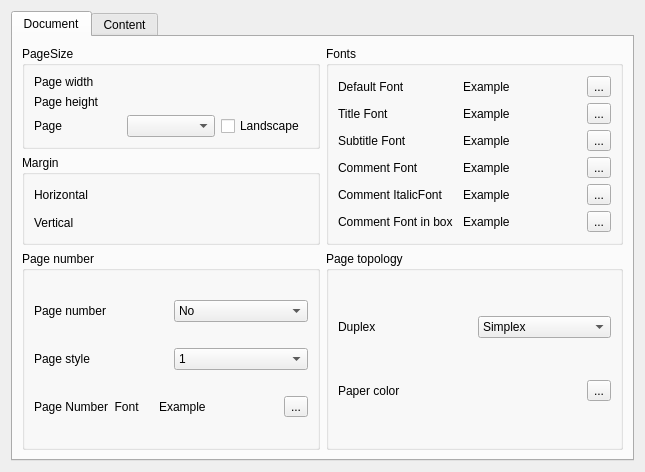
<?xml version="1.0" encoding="UTF-8"?>
<ui version="4.0">
 <class>FormConfig</class>
 <widget class="QWidget" name="FormConfig">
  <property name="geometry">
   <rect>
    <x>0</x>
    <y>0</y>
    <width>645</width>
    <height>472</height>
   </rect>
  </property>
  <property name="windowTitle">
   <string>Form</string>
  </property>
  <layout class="QVBoxLayout" name="verticalLayout_6">
   <item>
    <widget class="QTabWidget" name="tabWidget">
     <property name="tabPosition">
      <enum>QTabWidget::North</enum>
     </property>
     <property name="currentIndex">
      <number>0</number>
     </property>
     <widget class="QWidget" name="tab">
      <attribute name="title">
       <string>Document</string>
      </attribute>
      <layout class="QHBoxLayout" name="horizontalLayout_35">
       <item>
        <layout class="QVBoxLayout" name="verticalLayout_20">
         <item>
          <layout class="QHBoxLayout" name="horizontalLayout_20">
           <item>
            <layout class="QVBoxLayout" name="verticalLayout_18">
             <item>
              <widget class="QGroupBox" name="groupBoxPageSize">
               <property name="title">
                <string>PageSize</string>
               </property>
               <layout class="QVBoxLayout" name="verticalLayout_17">
                <item>
                 <layout class="QVBoxLayout" name="verticalLayout_4">
                  <item>
                   <layout class="QHBoxLayout" name="horizontalLayout_18">
                    <item>
                     <widget class="QLabel" name="labelPageWidth">
                      <property name="text">
                       <string>Page width</string>
                      </property>
                     </widget>
                    </item>
                    <item>
                     <widget class="SpinBoxUnit" name="spuPageWidth" native="true"/>
                    </item>
                   </layout>
                  </item>
                  <item>
                   <layout class="QHBoxLayout" name="horizontalLayout_19">
                    <item>
                     <widget class="QLabel" name="labelPageHeight">
                      <property name="text">
                       <string>Page height</string>
                      </property>
                     </widget>
                    </item>
                    <item>
                     <widget class="SpinBoxUnit" name="spuPageHeight" native="true"/>
                    </item>
                   </layout>
                  </item>
                  <item>
                   <layout class="QHBoxLayout" name="horizontalLayout_21">
                    <item>
                     <widget class="QLabel" name="labelPageDimension">
                      <property name="text">
                       <string>Page</string>
                      </property>
                     </widget>
                    </item>
                    <item>
                     <widget class="PageSize" name="comboBoxMediaBox"/>
                    </item>
                    <item>
                     <widget class="QCheckBox" name="checkBoxLandscape">
                      <property name="text">
                       <string>Landscape</string>
                      </property>
                     </widget>
                    </item>
                   </layout>
                  </item>
                 </layout>
                </item>
               </layout>
              </widget>
             </item>
             <item>
              <widget class="QGroupBox" name="groupBoxMargin">
               <property name="title">
                <string>Margin</string>
               </property>
               <layout class="QVBoxLayout" name="verticalLayout_15">
                <item>
                 <layout class="QVBoxLayout" name="verticalLayout_9">
                  <item>
                   <layout class="QHBoxLayout" name="horizontalLayout_16">
                    <item>
                     <widget class="QLabel" name="labelMarginHorizontal">
                      <property name="text">
                       <string>Horizontal </string>
                      </property>
                     </widget>
                    </item>
                    <item>
                     <widget class="SpinBoxUnit" name="spuHorizontalMargin" native="true"/>
                    </item>
                   </layout>
                  </item>
                  <item>
                   <layout class="QHBoxLayout" name="horizontalLayout_17">
                    <item>
                     <widget class="QLabel" name="labelMarginVertical">
                      <property name="text">
                       <string>Vertical</string>
                      </property>
                     </widget>
                    </item>
                    <item>
                     <widget class="SpinBoxUnit" name="spuVerticalMargin" native="true"/>
                    </item>
                   </layout>
                  </item>
                 </layout>
                </item>
               </layout>
              </widget>
             </item>
            </layout>
           </item>
           <item>
            <widget class="QGroupBox" name="groupBoxMiscellaneous">
             <property name="title">
              <string>Fonts</string>
             </property>
             <layout class="QVBoxLayout" name="verticalLayout_19">
              <item>
               <layout class="QVBoxLayout" name="verticalLayout_10">
                <item>
                 <layout class="QHBoxLayout" name="horizontalLayout_6">
                  <item>
                   <widget class="QLabel" name="labelNormalFont">
                    <property name="text">
                     <string>Default Font</string>
                    </property>
                   </widget>
                  </item>
                  <item>
                   <widget class="ExampleLabel" name="labelNormalFontExample">
                    <property name="text">
                     <string>Example</string>
                    </property>
                   </widget>
                  </item>
                  <item>
                   <widget class="FontButton" name="toolButtonNormalFont">
                    <property name="text">
                     <string>...</string>
                    </property>
                   </widget>
                  </item>
                 </layout>
                </item>
                <item>
                 <layout class="QHBoxLayout" name="horizontalLayout_3">
                  <item>
                   <widget class="QLabel" name="labelTitleFont">
                    <property name="text">
                     <string>Title Font</string>
                    </property>
                   </widget>
                  </item>
                  <item>
                   <widget class="ExampleLabel" name="labelTitleFontExample">
                    <property name="text">
                     <string>Example</string>
                    </property>
                   </widget>
                  </item>
                  <item>
                   <widget class="FontButton" name="toolButtonTitleFont">
                    <property name="text">
                     <string>...</string>
                    </property>
                   </widget>
                  </item>
                 </layout>
                </item>
                <item>
                 <layout class="QHBoxLayout" name="horizontalLayout_28">
                  <item>
                   <widget class="QLabel" name="labelSubtitleFont">
                    <property name="text">
                     <string>Subtitle Font</string>
                    </property>
                   </widget>
                  </item>
                  <item>
                   <widget class="ExampleLabel" name="labelSubtitleFontExample">
                    <property name="text">
                     <string>Example</string>
                    </property>
                   </widget>
                  </item>
                  <item>
                   <widget class="FontButton" name="toolButtonSubtitleFont">
                    <property name="text">
                     <string>...</string>
                    </property>
                   </widget>
                  </item>
                 </layout>
                </item>
                <item>
                 <layout class="QHBoxLayout" name="horizontalLayout_4">
                  <item>
                   <widget class="QLabel" name="labelCommentFont">
                    <property name="text">
                     <string>Comment Font</string>
                    </property>
                   </widget>
                  </item>
                  <item>
                   <widget class="ExampleLabel" name="labelCommentFontExample">
                    <property name="text">
                     <string>Example</string>
                    </property>
                   </widget>
                  </item>
                  <item>
                   <widget class="FontButton" name="toolButtonCommentFont">
                    <property name="text">
                     <string>...</string>
                    </property>
                   </widget>
                  </item>
                 </layout>
                </item>
                <item>
                 <layout class="QHBoxLayout" name="horizontalLayout_34">
                  <item>
                   <widget class="QLabel" name="labelCommentItalicFont">
                    <property name="text">
                     <string>Comment ItalicFont</string>
                    </property>
                   </widget>
                  </item>
                  <item>
                   <widget class="ExampleLabel" name="labelCommentItalicFontExample">
                    <property name="text">
                     <string>Example</string>
                    </property>
                   </widget>
                  </item>
                  <item>
                   <widget class="FontButton" name="toolButtonCommentItalicFont">
                    <property name="text">
                     <string>...</string>
                    </property>
                   </widget>
                  </item>
                 </layout>
                </item>
                <item>
                 <layout class="QHBoxLayout" name="horizontalLayout_29">
                  <item>
                   <widget class="QLabel" name="labelCommentBoxFont">
                    <property name="text">
                     <string>Comment Font in box</string>
                    </property>
                   </widget>
                  </item>
                  <item>
                   <widget class="ExampleLabel" name="labelCommentFontBoxExample">
                    <property name="text">
                     <string>Example</string>
                    </property>
                   </widget>
                  </item>
                  <item>
                   <widget class="FontButton" name="toolButtonCommentBoxFont">
                    <property name="text">
                     <string>...</string>
                    </property>
                   </widget>
                  </item>
                 </layout>
                </item>
               </layout>
              </item>
             </layout>
            </widget>
           </item>
          </layout>
         </item>
         <item>
          <layout class="QHBoxLayout" name="horizontalLayout_33">
           <item>
            <widget class="QGroupBox" name="groupBoxPageNumber">
             <property name="title">
              <string>Page number</string>
             </property>
             <layout class="QHBoxLayout" name="horizontalLayout_7">
              <item>
               <layout class="QVBoxLayout" name="verticalLayout_2">
                <item>
                 <layout class="QHBoxLayout" name="horizontalLayout_26">
                  <item>
                   <widget class="QLabel" name="labelPageNumber">
                    <property name="text">
                     <string>Page number</string>
                    </property>
                   </widget>
                  </item>
                  <item>
                   <widget class="QComboBox" name="comboBoxPageNumber">
                    <item>
                     <property name="text">
                      <string>No</string>
                     </property>
                    </item>
                    <item>
                     <property name="text">
                      <string>Center</string>
                     </property>
                    </item>
                    <item>
                     <property name="text">
                      <string>Outside</string>
                     </property>
                    </item>
                   </widget>
                  </item>
                 </layout>
                </item>
                <item>
                 <layout class="QHBoxLayout" name="horizontalLayout_5">
                  <item>
                   <widget class="QLabel" name="labelPageNumberStyle">
                    <property name="text">
                     <string>Page style</string>
                    </property>
                   </widget>
                  </item>
                  <item>
                   <widget class="QComboBox" name="comboBoxPageNumberStyle">
                    <item>
                     <property name="text">
                      <string>1</string>
                     </property>
                    </item>
                    <item>
                     <property name="text">
                      <string>- 1 - </string>
                     </property>
                    </item>
                    <item>
                     <property name="text">
                      <string>1/50</string>
                     </property>
                    </item>
                    <item>
                     <property name="text">
                      <string>&lt;&lt; 1 &gt;&gt;</string>
                     </property>
                    </item>
                   </widget>
                  </item>
                 </layout>
                </item>
                <item>
                 <layout class="QHBoxLayout" name="horizontalLayout_14">
                  <item>
                   <widget class="QLabel" name="labelPageNumberFont">
                    <property name="text">
                     <string>Page Number  Font</string>
                    </property>
                   </widget>
                  </item>
                  <item>
                   <widget class="ExampleLabel" name="labelPageNumberFontExample">
                    <property name="text">
                     <string>Example</string>
                    </property>
                   </widget>
                  </item>
                  <item>
                   <widget class="FontButton" name="toolButtonPageNumberFont">
                    <property name="text">
                     <string>...</string>
                    </property>
                   </widget>
                  </item>
                 </layout>
                </item>
               </layout>
              </item>
             </layout>
            </widget>
           </item>
           <item>
            <widget class="QGroupBox" name="groupBox">
             <property name="title">
              <string>Page topology</string>
             </property>
             <layout class="QVBoxLayout" name="verticalLayout_16">
              <item>
               <layout class="QHBoxLayout" name="horizontalLayout_27">
                <item>
                 <widget class="QLabel" name="labelDuplex">
                  <property name="text">
                   <string>Duplex</string>
                  </property>
                 </widget>
                </item>
                <item>
                 <widget class="QComboBox" name="comboBoxDuplex">
                  <item>
                   <property name="text">
                    <string>Simplex</string>
                   </property>
                  </item>
                  <item>
                   <property name="text">
                    <string>Duplex</string>
                   </property>
                  </item>
                 </widget>
                </item>
               </layout>
              </item>
              <item>
               <layout class="QHBoxLayout" name="horizontalLayout_13">
                <item>
                 <widget class="QLabel" name="labelPageColor">
                  <property name="text">
                   <string>Paper color</string>
                  </property>
                 </widget>
                </item>
                <item>
                 <widget class="ColorButton" name="colorButtonPaperColor">
                  <property name="text">
                   <string>...</string>
                  </property>
                 </widget>
                </item>
               </layout>
              </item>
             </layout>
            </widget>
           </item>
          </layout>
         </item>
        </layout>
       </item>
      </layout>
     </widget>
     <widget class="QWidget" name="tab_3">
      <attribute name="title">
       <string>Content</string>
      </attribute>
      <layout class="QVBoxLayout" name="verticalLayout_13">
       <item>
        <layout class="QGridLayout" name="gridLayout_2">
         <item row="0" column="0">
          <widget class="QGroupBox" name="groupBoxCover">
           <property name="title">
            <string>Cover</string>
           </property>
           <layout class="QVBoxLayout" name="verticalLayout_11">
            <item>
             <layout class="QVBoxLayout" name="verticalLayout">
              <item>
               <widget class="QCheckBox" name="checkBoxCover">
                <property name="text">
                 <string>Cover</string>
                </property>
               </widget>
              </item>
              <item>
               <layout class="QHBoxLayout" name="horizontalLayout_10">
                <item>
                 <widget class="QLabel" name="labelCoverFont">
                  <property name="text">
                   <string>Cover Font</string>
                  </property>
                 </widget>
                </item>
                <item>
                 <widget class="ExampleLabel" name="labelCoverFontExample">
                  <property name="text">
                   <string>Example</string>
                  </property>
                 </widget>
                </item>
                <item>
                 <widget class="FontButton" name="toolButtonCoverFont">
                  <property name="text">
                   <string>...</string>
                  </property>
                 </widget>
                </item>
               </layout>
              </item>
              <item>
               <layout class="QHBoxLayout" name="horizontalLayout_11">
                <item>
                 <widget class="QLabel" name="labelTitlePosition">
                  <property name="text">
                   <string>Title position from top</string>
                  </property>
                 </widget>
                </item>
                <item>
                 <widget class="QComboBox" name="comboBoxTitlePosition">
                  <item>
                   <property name="text">
                    <string>1/3</string>
                   </property>
                  </item>
                  <item>
                   <property name="text">
                    <string>1/2</string>
                   </property>
                  </item>
                  <item>
                   <property name="text">
                    <string>2/3</string>
                   </property>
                  </item>
                 </widget>
                </item>
               </layout>
              </item>
              <item>
               <layout class="QHBoxLayout" name="horizontalLayout">
                <item>
                 <widget class="QLabel" name="labelCoverImage">
                  <property name="text">
                   <string> Image</string>
                  </property>
                 </widget>
                </item>
                <item>
                 <widget class="QLabel" name="labelCoverViewImage">
                  <property name="text">
                   <string/>
                  </property>
                 </widget>
                </item>
                <item>
                 <widget class="QToolButton" name="toolButtonSuppressCoverImage">
                  <property name="text">
                   <string> - </string>
                  </property>
                 </widget>
                </item>
                <item>
                 <widget class="ImageButton" name="toolButtonCoverImage">
                  <property name="text">
                   <string>...</string>
                  </property>
                 </widget>
                </item>
               </layout>
              </item>
             </layout>
            </item>
           </layout>
          </widget>
         </item>
         <item row="0" column="1" rowspan="2">
          <widget class="QGroupBox" name="groupBoxChord">
           <property name="title">
            <string>Chord</string>
           </property>
           <layout class="QVBoxLayout" name="verticalLayout_14">
            <item>
             <layout class="QVBoxLayout" name="verticalLayout_3">
              <item>
               <layout class="QHBoxLayout" name="horizontalLayout_15">
                <item>
                 <widget class="QLabel" name="labelChordDiagramHSize">
                  <property name="text">
                   <string>Chord diagram horizontal size</string>
                  </property>
                 </widget>
                </item>
                <item>
                 <widget class="SpinBoxUnit" name="spuChordHorizontalSize" native="true"/>
                </item>
               </layout>
              </item>
              <item>
               <layout class="QVBoxLayout" name="verticalLayout_12">
                <item>
                 <layout class="QHBoxLayout" name="horizontalLayout_8">
                  <item>
                   <widget class="QLabel" name="labelChordFont">
                    <property name="text">
                     <string>Chord Font</string>
                    </property>
                   </widget>
                  </item>
                  <item>
                   <widget class="ExampleLabel" name="labelChordFontExample">
                    <property name="text">
                     <string>Example</string>
                    </property>
                   </widget>
                  </item>
                  <item>
                   <widget class="FontButton" name="toolButtonChordFont">
                    <property name="text">
                     <string>...</string>
                    </property>
                   </widget>
                  </item>
                 </layout>
                </item>
               </layout>
              </item>
              <item>
               <layout class="QHBoxLayout" name="horizontalLayout_22">
                <item>
                 <widget class="QLabel" name="labelChordLang">
                  <property name="text">
                   <string>Chord Lang</string>
                  </property>
                 </widget>
                </item>
                <item>
                 <widget class="QComboBox" name="comboBoxChordLang"/>
                </item>
               </layout>
              </item>
              <item>
               <layout class="QHBoxLayout" name="horizontalLayout_23">
                <item>
                 <widget class="QLabel" name="labelChordLangInText">
                  <property name="text">
                   <string>Chord display</string>
                  </property>
                 </widget>
                </item>
                <item>
                 <widget class="QComboBox" name="comboBoxChordInText">
                  <item>
                   <property name="text">
                    <string>with diagram in text</string>
                   </property>
                  </item>
                  <item>
                   <property name="text">
                    <string>with name in text but all chords at begining</string>
                   </property>
                  </item>
                  <item>
                   <property name="text">
                    <string>with name in text and no chord at begining</string>
                   </property>
                  </item>
                 </widget>
                </item>
               </layout>
              </item>
             </layout>
            </item>
           </layout>
          </widget>
         </item>
         <item row="1" column="0" rowspan="2">
          <widget class="QGroupBox" name="groupBoxToc">
           <property name="title">
            <string>Toc</string>
           </property>
           <layout class="QVBoxLayout" name="verticalLayout_7">
            <item>
             <layout class="QVBoxLayout" name="verticalLayout_5">
              <item>
               <layout class="QHBoxLayout" name="horizontalLayout_24">
                <item>
                 <widget class="QLabel" name="labelTocVerticalSpacing">
                  <property name="text">
                   <string>Toc vertical spacing</string>
                  </property>
                 </widget>
                </item>
                <item>
                 <widget class="VerticalSpacing" name="comboBoxTocVerticalSpacing"/>
                </item>
               </layout>
              </item>
              <item>
               <layout class="QHBoxLayout" name="horizontalLayout_31">
                <item>
                 <widget class="QLabel" name="labelTocColumn">
                  <property name="text">
                   <string>Toc column number</string>
                  </property>
                 </widget>
                </item>
                <item>
                 <widget class="QComboBox" name="comboBoxTocColumnNumber">
                  <item>
                   <property name="text">
                    <string>1</string>
                   </property>
                  </item>
                  <item>
                   <property name="text">
                    <string>2</string>
                   </property>
                  </item>
                  <item>
                   <property name="text">
                    <string>3</string>
                   </property>
                  </item>
                 </widget>
                </item>
               </layout>
              </item>
              <item>
               <layout class="QHBoxLayout" name="horizontalLayout_36">
                <item>
                 <widget class="QLabel" name="labelTocFont">
                  <property name="text">
                   <string>Toc Font</string>
                  </property>
                 </widget>
                </item>
                <item>
                 <widget class="ExampleLabel" name="labelTocFontExample">
                  <property name="text">
                   <string>Example</string>
                  </property>
                 </widget>
                </item>
                <item>
                 <widget class="FontButton" name="toolButtonTocFont">
                  <property name="text">
                   <string>...</string>
                  </property>
                 </widget>
                </item>
               </layout>
              </item>
              <item>
               <layout class="QHBoxLayout" name="horizontalLayout_32">
                <item>
                 <widget class="QLabel" name="labelTocSpaceCharacter">
                  <property name="text">
                   <string>Space character</string>
                  </property>
                 </widget>
                </item>
                <item>
                 <widget class="QComboBox" name="comboBoxTocSpaceCharacter">
                  <item>
                   <property name="text">
                    <string>. . . .</string>
                   </property>
                  </item>
                  <item>
                   <property name="text">
                    <string>- - - -</string>
                   </property>
                  </item>
                  <item>
                   <property name="text">
                    <string/>
                   </property>
                  </item>
                 </widget>
                </item>
               </layout>
              </item>
              <item>
               <layout class="QHBoxLayout" name="horizontalLayout_12">
                <item>
                 <widget class="QLabel" name="label">
                  <property name="text">
                   <string>Position </string>
                  </property>
                 </widget>
                </item>
                <item>
                 <widget class="QComboBox" name="comboBoxTocPosition">
                  <item>
                   <property name="text">
                    <string>No</string>
                   </property>
                  </item>
                  <item>
                   <property name="text">
                    <string>At begining</string>
                   </property>
                  </item>
                  <item>
                   <property name="text">
                    <string>At end</string>
                   </property>
                  </item>
                 </widget>
                </item>
               </layout>
              </item>
             </layout>
            </item>
           </layout>
          </widget>
         </item>
         <item row="2" column="1">
          <widget class="QGroupBox" name="groupBoxMiscellaneousContent">
           <property name="title">
            <string>Miscellaneous</string>
           </property>
           <layout class="QHBoxLayout" name="horizontalLayout_2">
            <item>
             <layout class="QVBoxLayout" name="verticalLayout_8">
              <item>
               <layout class="QHBoxLayout" name="horizontalLayout_9">
                <item>
                 <widget class="QLabel" name="labelOutputFileName">
                  <property name="text">
                   <string>Output file name</string>
                  </property>
                 </widget>
                </item>
                <item>
                 <widget class="QLineEdit" name="lineEditOutFile"/>
                </item>
               </layout>
              </item>
              <item>
               <layout class="QHBoxLayout" name="horizontalLayout_30">
                <item>
                 <widget class="QLabel" name="labelVerticalSpacing">
                  <property name="text">
                   <string>Text vertical spacing</string>
                  </property>
                 </widget>
                </item>
                <item>
                 <widget class="VerticalSpacing" name="comboBoxVerticalSpacing"/>
                </item>
               </layout>
              </item>
              <item>
               <widget class="QCheckBox" name="checkBoxFullScreenMode">
                <property name="text">
                 <string>Open in full screen mode</string>
                </property>
               </widget>
              </item>
              <item>
               <widget class="QCheckBox" name="checkBoxTitleInUppercase">
                <property name="text">
                 <string>Title in uppercase</string>
                </property>
               </widget>
              </item>
             </layout>
            </item>
           </layout>
          </widget>
         </item>
        </layout>
       </item>
      </layout>
     </widget>
    </widget>
   </item>
  </layout>
 </widget>
 <customwidgets>
  <customwidget>
   <class>SpinBoxUnit</class>
   <extends>QWidget</extends>
   <header>spinboxunit.h</header>
   <container>1</container>
  </customwidget>
  <customwidget>
   <class>FontButton</class>
   <extends>QToolButton</extends>
   <header>fontbutton.h</header>
  </customwidget>
  <customwidget>
   <class>ImageButton</class>
   <extends>QToolButton</extends>
   <header>imagebutton.h</header>
  </customwidget>
  <customwidget>
   <class>ExampleLabel</class>
   <extends>QLabel</extends>
   <header>examplelabel.h</header>
  </customwidget>
  <customwidget>
   <class>PageSize</class>
   <extends>QComboBox</extends>
   <header>pagesize.h</header>
  </customwidget>
  <customwidget>
   <class>VerticalSpacing</class>
   <extends>QComboBox</extends>
   <header location="global">verticalspacing.h</header>
  </customwidget>
  <customwidget>
   <class>ColorButton</class>
   <extends>QToolButton</extends>
   <header>colorbutton.h</header>
  </customwidget>
 </customwidgets>
 <resources/>
 <connections/>
</ui>
